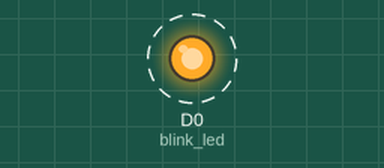
A sketch run on a simulated ESP8266 (NodeMCU). Shown: output pins drawn as LEDs (lit = HIGH). Dashed ring = blinking. WiFi joins after 1.5 s; servers stay silent unless stated; what the sketch prints to the serial monitor is not drawn.

Above: at 2.0 s.
Timing chart, 0 to 6.1 s (numbered marks = the images above):
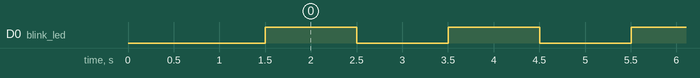

The sketch:

OTA_LED_Blinking.ino
```cpp
#include <ESP8266WiFi.h>         //provides ESP8266 specific Wi-Fi routines we are calling to connect to network.
#include <ESP8266mDNS.h>
#include <WiFiUdp.h>
#include <ArduinoOTA.h>  // OTA library

#ifndef STASSID
#define STASSID "HP2939"
#define STAPSK  "singhisking2000"
#endif

const char* ssid = STASSID;
const char* password = STAPSK;

const int blink_led = D0;  // LED pin on NodeMCU ESP8266

void setup() {
  pinMode(blink_led,OUTPUT);

  Serial.begin(115200);           //Set Baud Rate
  Serial.println("Booting");
                                                   // Step to connect ESP with the Wi-Fi
  WiFi.mode(WIFI_STA);               //Set ESP as station mode
  WiFi.begin(ssid, password);      //Wi-Fi Credentials

  while (WiFi.waitForConnectResult() != WL_CONNECTED)      //Connecting  ESP to wi-fi takes some time, so wait till it gets connected
{
    Serial.println("Connection Failed! Rebooting...");
    delay(1000);
    ESP.restart();
  }

  // Port defaults to 8266
  // ArduinoOTA.setPort(8266);

  // Hostname defaults to esp8266-[ChipID]
  // ArduinoOTA.setHostname("myesp8266");

  // No authentication by default
  // ArduinoOTA.setPassword("admin");

  // Password can be set with it's md5 value as well
  // MD5(admin) = 21232f297a57a5a743894a0e4a801fc3
  // ArduinoOTA.setPasswordHash("21232f297a57a5a743894a0e4a801fc3");

  ArduinoOTA.onStart([]() {
    String type;
    if (ArduinoOTA.getCommand() == U_FLASH) {
      type = "sketch";
    } else { // U_SPIFFS
      type = "filesystem";
    }

    // NOTE: if updating SPIFFS this would be the place to unmount SPIFFS using SPIFFS.end()
    Serial.println("Start updating " + type);
  });
  ArduinoOTA.onEnd([]() {
    Serial.println("\nEnd");
  });
  ArduinoOTA.onProgress([](unsigned int progress, unsigned int total) {
    Serial.printf("Progress: %u%%\r", (progress / (total / 100)));
  });
  ArduinoOTA.onError([](ota_error_t error) {
    Serial.printf("Error[%u]: ", error);
    if (error == OTA_AUTH_ERROR) {
      Serial.println("Auth Failed");
    } else if (error == OTA_BEGIN_ERROR) {
      Serial.println("Begin Failed");
    } else if (error == OTA_CONNECT_ERROR) {
      Serial.println("Connect Failed");
    } else if (error == OTA_RECEIVE_ERROR) {
      Serial.println("Receive Failed");
    } else if (error == OTA_END_ERROR) {
      Serial.println("End Failed");
    }
  });
  ArduinoOTA.begin();          //OTA initialization
  Serial.println("Ready");
  Serial.print("IP address: ");
  Serial.println(WiFi.localIP());     // Display the IP address of the ESP on the serial monitor
}

void loop() {
  ArduinoOTA.handle();

 // code to blink led every 1 second
  digitalWrite(blink_led,HIGH);
  delay(1000);
  digitalWrite(blink_led,LOW);
  delay(1000);
}
```

Measured:
- by itself, D0 (blink_led): alternates HIGH for 1.0 s and LOW for 1.0 s
